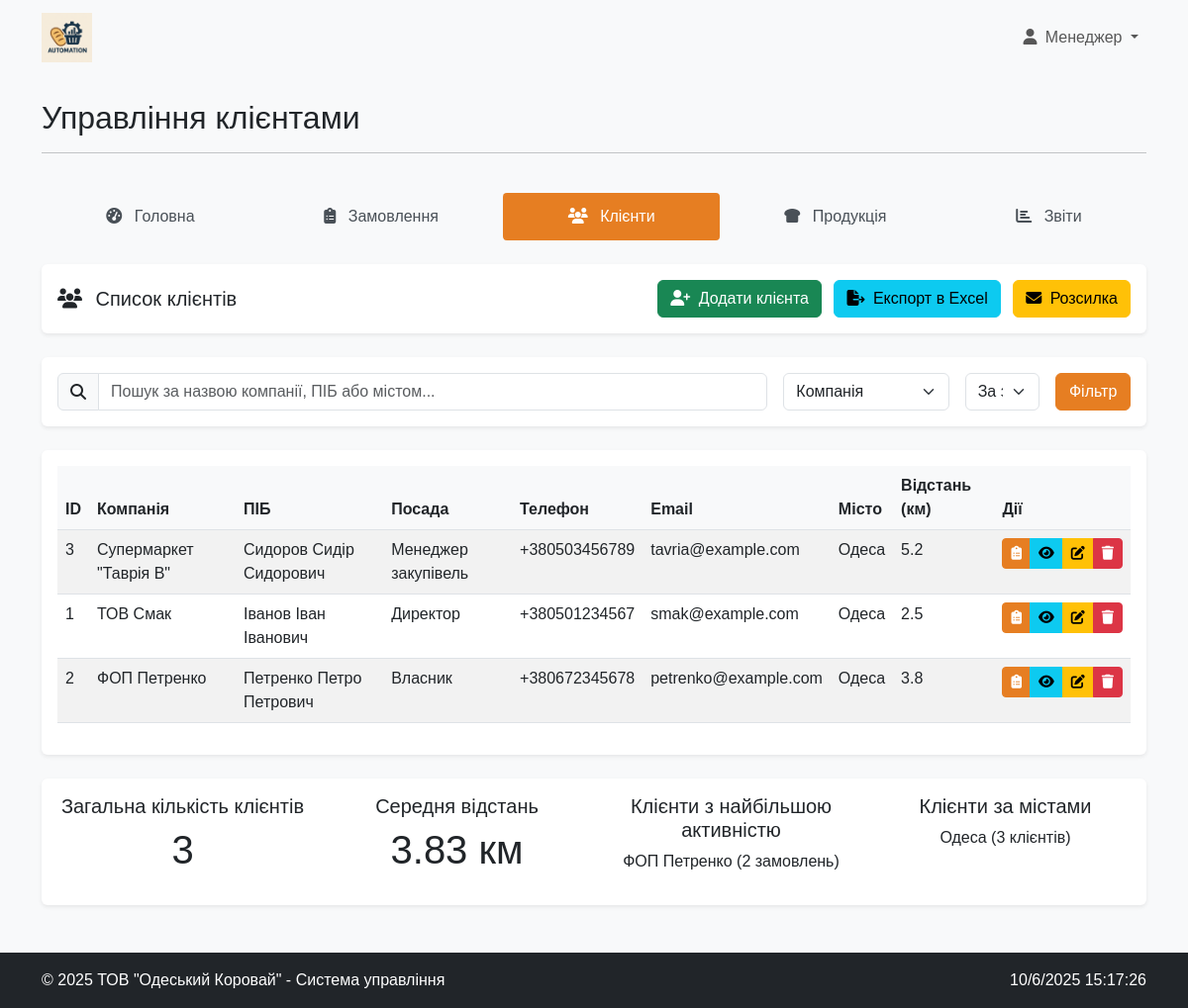
The page /modules/manager/clients.php (signed in) on the database its author committed.
### tables this page shows
CREATE TABLE IF NOT EXISTS `polzovateli` (
  `id` int(11) NOT NULL AUTO_INCREMENT,
  `login` varchar(50) NOT NULL,
  `password` varchar(255) NOT NULL,
  `name` varchar(100) DEFAULT NULL,
  PRIMARY KEY (`id`),
  UNIQUE KEY `login` (`login`)
);

CREATE TABLE IF NOT EXISTS `klientu` (
  `id` int(11) NOT NULL AUTO_INCREMENT,
  `name` varchar(100) NOT NULL,
  `fio` varchar(100) NOT NULL,
  `dolj` varchar(100) DEFAULT NULL,
  `tel` varchar(20) DEFAULT NULL,
  `mail` varchar(100) DEFAULT NULL,
  `city` varchar(100) DEFAULT NULL,
  `adres` varchar(255) DEFAULT NULL,
  `rast` float DEFAULT NULL,
  `login` varchar(50) DEFAULT NULL,
  `password` varchar(255) DEFAULT NULL,
  PRIMARY KEY (`id`)
);

### includes/auth.php (called while the page is built, shortened)
<?php
function isUserLoggedIn() {
    return isset($_SESSION['id']) && !empty($_SESSION['id']);
}
function getUserRole() {
    $userId = $_SESSION['id'];
    switch ($userId) {
        case 1:
            return 'manager';
    }
}
function getUserType() {
    return isset($_SESSION['user_type']) ? $_SESSION['user_type'] : null;
}

### modules/manager/clients.php (the view, shortened to what this page needs)
<?php
$pageTitle = 'Управління клієнтами';
require_once '../../includes/auth.php';
$connection = connectDatabase();
$sortColumn = isset($_GET['sort']) ? $_GET['sort'] : 'name';
$sortOrder = isset($_GET['order']) ? $_GET['order'] : 'ASC';
$query = "SELECT * FROM klientu WHERE 1=1";
$query .= " ORDER BY $sortColumn $sortOrder";
$stmt = mysqli_prepare($connection, $query);
mysqli_stmt_execute($stmt);
$result = mysqli_stmt_get_result($stmt);
include_once '../../includes/header.php';
?>
<div class="row mb-4">
    <div class="col-md-12">
        <nav class="nav main-menu nav-pills nav-fill">
            <a class="nav-link" href="dashboard.php">
                <i class="fas fa-tachometer-alt"></i> Головна
            </a>
            <a class="nav-link" href="orders.php">
                <i class="fas fa-clipboard-list"></i> Замовлення
            </a>
            <a class="nav-link active" href="clients.php">
                <i class="fas fa-users"></i> Клієнти
            </a>
            <a class="nav-link" href="products.php">
                <i class="fas fa-bread-slice"></i> Продукція
            </a>
            <a class="nav-link" href="reports.php">
                <i class="fas fa-chart-bar"></i> Звіти
            </a>
        </nav>
    </div>
</div>
<div class="card mb-4">
    <div class="card-body">
        <div class="row align-items-center">
            <div class="col-md-6">
                <h5 class="mb-0">
                    <i class="fas fa-users me-2"></i> Список клієнтів
                </h5>
            </div>
            <div class="col-md-6 text-end">
                <a href="client_add.php" class="btn btn-success">
                    <i class="fas fa-user-plus me-1"></i> Додати клієнта
                </a>
                <a href="client_export.php" class="btn btn-info ms-2">
                    <i class="fas fa-file-export me-1"></i> Експорт в Excel
                </a>
                <a href="client_email.php" class="btn btn-warning ms-2">
                    <i class="fas fa-envelope me-1"></i> Розсилка
                </a>
            </div>
        </div>
    </div>
</div>
<div class="card mb-4">
    <div class="card-body">
        <form action="" method="GET" class="row g-3">
            <div class="col-md-8">
                <div class="input-group">
                    <span class="input-group-text"><i class="fas fa-search"></i></span>
                    <input type="text" class="form-control" name="search" placeholder="Пошук за назвою компанії, ПІБ або містом..." value="<?php echo htmlspecialchars($_GET['search'] ?? ''); ?>">
                </div>
            </div>
            <div class="col-md-2">
                <select name="sort" class="form-select">
                    <option value="name" <?php echo ($sortColumn == 'name') ? 'selected' : ''; ?>>Компанія</option>
                </select>
            </div>
            <div class="col-md-1">
                <select name="order" class="form-select">
                    <option value="ASC" <?php echo ($sortOrder == 'ASC') ? 'selected' : ''; ?>>За зростанням</option>
                </select>
            </div>
            <div class="col-md-1">
                <button type="submit" class="btn btn-primary w-100">Фільтр</button>
            </div>
        </form>
    </div>
</div>
<div class="card">
    <div class="card-body">
        <div class="table-responsive">
            <table class="table table-hover table-striped">
                <thead>
                    <tr>
                        <th>ID</th>
                        <th>Компанія</th>
                        <th>ПІБ</th>
                        <th>Посада</th>
                        <th>Телефон</th>
                        <th>Email</th>
                        <th>Місто</th>
                        <th>Відстань (км)</th>
                        <th>Дії</th>
                    </tr>
                </thead>
                <tbody>
                    <?php if (mysqli_num_rows($result) > 0): ?>
                        <?php while ($client = mysqli_fetch_assoc($result)): ?>
                            <tr>
                                <td><?php echo $client['id']; ?></td>
                                <td><?php echo htmlspecialchars($client['name']); ?></td>
                                <td><?php echo htmlspecialchars($client['fio']); ?></td>
                                <td><?php echo htmlspecialchars($client['dolj']); ?></td>
                                <td><?php echo htmlspecialchars($client['tel']); ?></td>
                                <td><?php echo htmlspecialchars($client['mail']); ?></td>
                                <td><?php echo htmlspecialchars($client['city']); ?></td>
                                <td><?php echo $client['rast']; ?></td>
                                <td>
                                    <div class="btn-group" role="group">
                                        <a href="client_orders.php?id=<?php echo $client['id']; ?>" class="btn btn-sm btn-primary" data-bs-toggle="tooltip" title="Замовлення">
                                            <i class="fas fa-clipboard-list"></i>
                                        </a>
                                        <a href="client_details.php?id=<?php echo $client['id']; ?>" class="btn btn-sm btn-info" data-bs-toggle="tooltip" title="Перегляд">
                                            <i class="fas fa-eye"></i>
                                        </a>
                                        <a href="client_edit.php?id=<?php echo $client['id']; ?>" class="btn btn-sm btn-warning" data-bs-toggle="tooltip" title="Редагувати">
                                            <i class="fas fa-edit"></i>
                                        </a>
                                        <a href="clients.php?delete=<?php echo $client['id']; ?>" class="btn btn-sm btn-danger btn-delete" data-bs-toggle="tooltip" title="Видалити" onclick="return confirm('Ви впевнені, що хочете видалити цього клієнта?');">
                                            <i class="fas fa-trash"></i>
                                        </a>
                                    </div>
                                </td>
                            </tr>
                        <?php endwhile; ?>
                    <?php else: ?>
                        <tr>
                            <td colspan="9" class="text-center">Клієнтів не знайдено</td>
                        </tr>
                    <?php endif; ?>
                </tbody>
            </table>
        </div>
    </div>
</div>
<?php
$totalQuery = "SELECT COUNT(*) as total FROM klientu";
$totalResult = mysqli_query($connection, $totalQuery);
$totalClients = mysqli_fetch_assoc($totalResult)['total'];
?>
<div class="card mt-4">
    <div class="card-body">
        <div class="row">
            <div class="col-md-3">
                <div class="text-center">
                    <h5>Загальна кількість клієнтів</h5>
                    <p class="display-6"><?php echo $totalClients; ?></p>
                </div>
            </div>
            <div class="col-md-3">
                <div class="text-center">
                    <h5>Середня відстань</h5>
                    <?php
                    $avgDistanceQuery = "SELECT AVG(rast) as avg_distance FROM klientu";
                    $avgDistanceResult = mysqli_query($connection, $avgDistanceQuery);
                    $avgDistance = mysqli_fetch_assoc($avgDistanceResult)['avg_distance'];
                    ?>
                    <p class="display-6"><?php echo number_format($avgDistance, 2); ?> км</p>
                </div>
            </div>
            <div class="col-md-3">
                <div class="text-center">
                    <h5>Клієнти з найбільшою активністю</h5>
                    <?php
                    $topClientQuery = "SELECT k.name, COUNT(z.id) as order_count
                                       FROM klientu k
                                       JOIN zayavki z ON k.id = z.idklient
                                       GROUP BY k.id
                                       ORDER BY order_count DESC
                                       LIMIT 1";
                    $topClientResult = mysqli_query($connection, $topClientQuery);
                    if ($topClient = mysqli_fetch_assoc($topClientResult)) {
                        echo '<p class="fs-6">' . htmlspecialchars($topClient['name']) . ' (' . $topClient['order_count'] . ' замовлень)</p>';
                    } else {
                        echo '<p class="fs-6">Немає даних</p>';
                    }
                    ?>
                </div>
            </div>
            <div class="col-md-3">
                <div class="text-center">
                    <h5>Клієнти за містами</h5>
                    <?php
                    $citiesQuery = "SELECT city, COUNT(*) as city_count
                                   FROM klientu
                                   GROUP BY city
                                   ORDER BY city_count DESC
                                   LIMIT 1";
                    $citiesResult = mysqli_query($connection, $citiesQuery);
                    if ($city = mysqli_fetch_assoc($citiesResult)) {
                        echo '<p class="fs-6">' . htmlspecialchars($city['city']) . ' (' . $city['city_count'] . ' клієнтів)</p>';
                    } else {
                        echo '<p class="fs-6">Немає даних</p>';
                    }
                    ?>
                </div>
            </div>
        </div>
    </div>
</div>
<?php
include_once '../../includes/footer.php';
?>

### includes/header.php (shortened to what this page needs)
<?php
$pageTitle = $pageTitle ?? 'Система управління "Одеський Коровай"';
$currentUser = null;
$userType = getUserType();
if (isset($_SESSION['id'])) {
    $userId = $_SESSION['id'];
    if ($userType === 'client') {
        $userQuery = "SELECT * FROM klientu WHERE id = ?";
    } else {
        $userQuery = "SELECT * FROM polzovateli WHERE id = ?";
    }
    $stmt = mysqli_prepare($connection, $userQuery);
    mysqli_stmt_bind_param($stmt, "i", $userId);
    mysqli_stmt_execute($stmt);
    $userResult = mysqli_stmt_get_result($stmt);
    if (mysqli_num_rows($userResult) === 1) {
        $currentUser = mysqli_fetch_assoc($userResult);
    }
}
$userRole = getUserRole();
$dashboardUrl = '#';
if ($userType === 'client') {
    $dashboardUrl = '../../modules/client/dashboard.php';
} else {
    switch ($userRole) {
        case 'manager':
            $dashboardUrl = '../../modules/manager/dashboard.php';
            break;
    }
}
?>
<!DOCTYPE html>
<html lang="uk">
<head>
    <link rel="stylesheet" href="https://cdn.jsdelivr.net/npm/bootstrap@5.3.0/dist/css/bootstrap.min.css">
    <link rel="stylesheet" href="https://cdnjs.cloudflare.com/ajax/libs/font-awesome/6.4.0/css/all.min.css">
    <link rel="stylesheet" href="../../assets/css/styles.css">
</head>
<body>
    <nav class="navbar navbar-expand-lg navbar-light bg-light mb-4">
        <div class="container">
            <a class="navbar-brand" href="<?php echo $dashboardUrl; ?>">
                <img src="../../assets/img/logo.png" alt="ТОВ Одеський Коровай" class="logo">
            </a>
            <div class="collapse navbar-collapse" id="navbarNav">
                <ul class="navbar-nav ms-auto">
                    <?php if ($userRole): ?>
                        <li class="nav-item dropdown">
                            <a class="nav-link dropdown-toggle" href="#" id="navbarDropdown" role="button" data-bs-toggle="dropdown" aria-expanded="false">
                                <i class="fas fa-user me-1"></i>
                                <?php
                                if ($currentUser) {
                                    if ($userType === 'client') {
                                        echo htmlspecialchars($currentUser['name']);
                                    } else {
                                        echo htmlspecialchars($currentUser['name']);
                                    }
                                } else {
                                    echo 'Користувач';
                                }
                                ?>
                            </a>
                        </li>
                    <?php else: ?>
                        <li class="nav-item">
                            <a class="nav-link" href="../../index.php"><i class="fas fa-sign-in-alt me-1"></i> Увійти</a>
                        </li>
                    <?php endif; ?>
                </ul>
            </div>
        </div>
    </nav>
    <div class="container">
        <div class="row mb-4">
            <div class="col-md-12">
                <h2><?php echo $pageTitle; ?></h2>
                <hr>
            </div>
        </div>

### assets/css/styles.css (style rules this page uses)
body { background-color: #f8f9fa; font-family: 'Arial', sans-serif; }
.logo { height: 50px; width: auto; }
.main-menu .nav-link { color: #495057; font-weight: 500; padding: 0.75rem 1rem; border-radius: 0.25rem; transition: all 0.3s ease; }
.main-menu .nav-link.active { background-color: #e67e22; color: white; }
.main-menu .nav-link i { margin-right: 0.5rem; }
.card { transition: all 0.3s ease; border: none; box-shadow: 0 0.125rem 0.25rem rgba(0, 0, 0, 0.075); }
.table th { background-color: #f8f9fa; }
.btn-primary { background-color: #e67e22; border-color: #e67e22; }

### rows shown on the page
polzovateli: name "Менеджер"
klientu: id "3", name "Супермаркет \"Таврія В\"", fio "Сидоров Сидір Сидорович", dolj "Менеджер закупівель", tel "+380503456789", mail "tavria@example.com", city "Одеса", rast "5.2"
klientu: id "1", name "ТОВ Смак", fio "Іванов Іван Іванович", dolj "Директор", tel "+380501234567", mail "smak@example.com", city "Одеса", rast "2.5"
klientu: id "2", name "ФОП Петренко", fio "Петренко Петро Петрович", dolj "Власник", tel "+380672345678", mail "petrenko@example.com", city "Одеса", rast "3.8"

### other values the page prints
$pageTitle "Управління клієнтами"
$totalClients "3"
$avgDistance "3.83"
$topClient['name'] "ФОП Петренко"
$topClient['order_count'] "2"
$city['city'] "Одеса"
$city['city_count'] "3"
